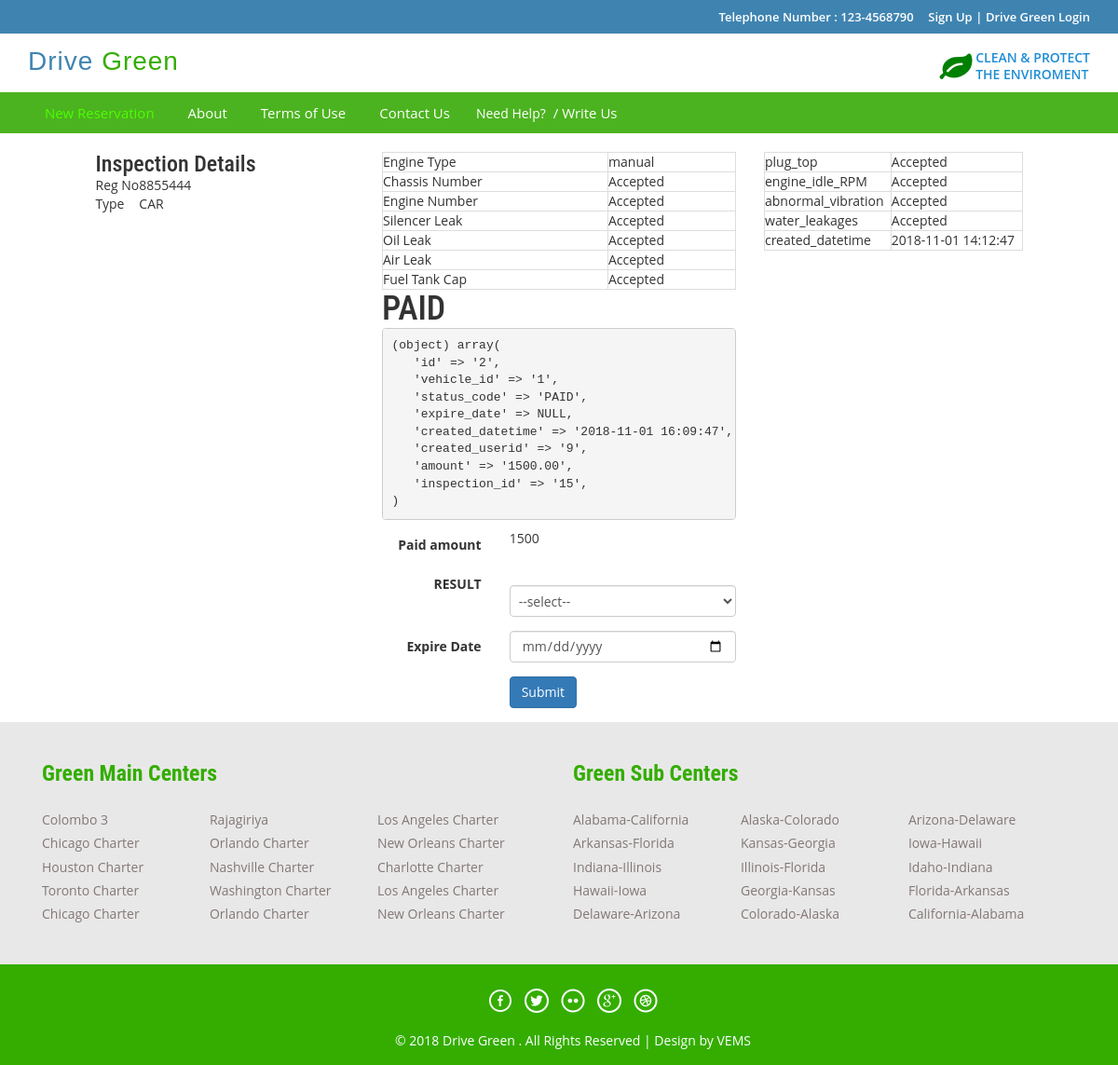
/Payment_Controller/loadPayment/15, run on an earlier commit of the app's database.
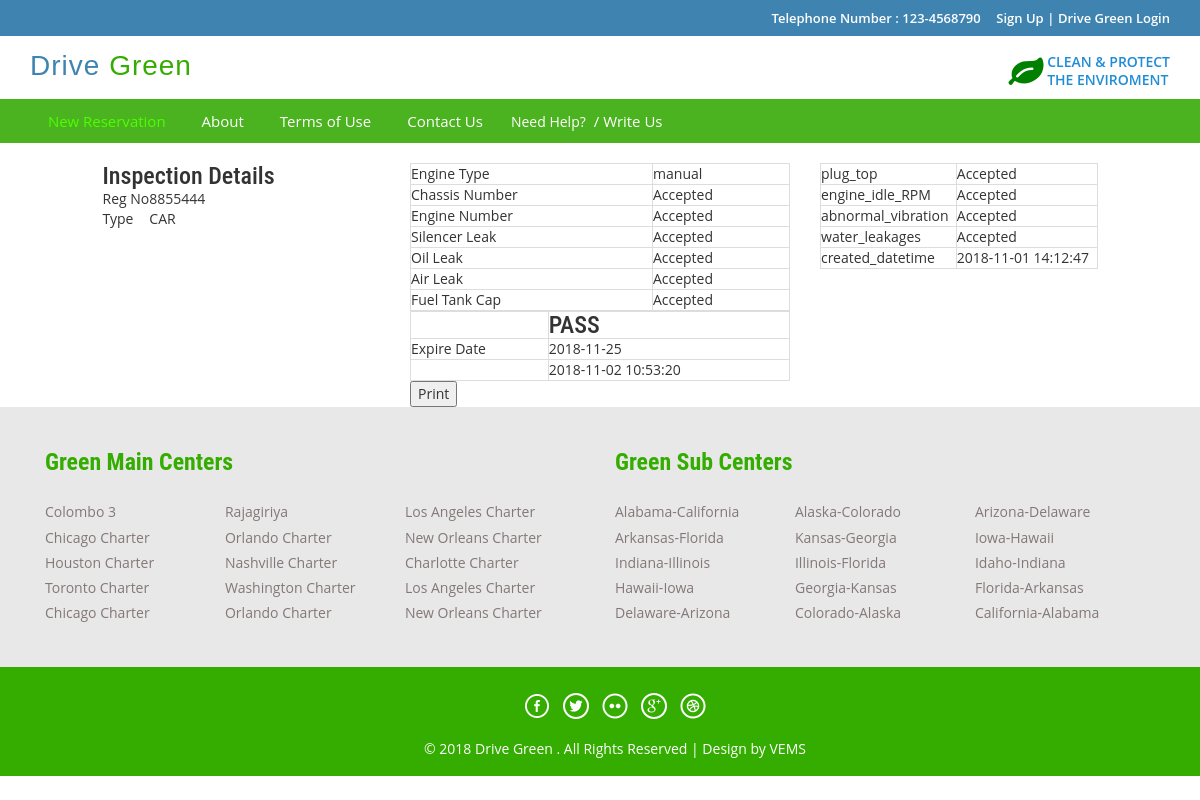
And on a later commit of the database.
### tables this page shows
CREATE TABLE `dg_inspection` (
  `id` int(5) NOT NULL AUTO_INCREMENT,
  `vehicle_id` int(5) DEFAULT NULL,
  `engine_type` varchar(10) DEFAULT NULL,
  `chassis_number` varchar(20) DEFAULT NULL,
  `engine_number` varchar(20) DEFAULT NULL,
  `silencer_leak` varchar(20) DEFAULT NULL,
  `oil_leak` varchar(20) DEFAULT NULL,
  `air_leak` varchar(20) DEFAULT NULL,
  `fuel_tank_cap` varchar(20) DEFAULT NULL,
  `plug_top` varchar(20) DEFAULT NULL,
  `engine_idle_RPM` varchar(20) DEFAULT NULL,
  `abnormal_vibration` varchar(20) DEFAULT NULL,
  `water_leakages` varchar(20) DEFAULT NULL,
  `created_datetime` timestamp NULL DEFAULT current_timestamp(),
  `created_user` int(5) DEFAULT NULL,
  `inspec_result` varchar(20) DEFAULT NULL,
  `booking_id` int(5) DEFAULT 0,
  `center_id` int(5) DEFAULT NULL,
  PRIMARY KEY (`id`),
  KEY `FK_dg_inspection_engine` (`engine_type`),
  KEY `FK_dg_inspection_user` (`created_user`),
  KEY `FK_dg_inspection_booking` (`booking_id`),
  CONSTRAINT `FK_dg_inspection_booking` FOREIGN KEY (`booking_id`) REFERENCES `dg_booking` (`id`),
  CONSTRAINT `FK_dg_inspection_engine` FOREIGN KEY (`engine_type`) REFERENCES `dg_engine` (`engine_type`),
  CONSTRAINT `FK_dg_inspection_user` FOREIGN KEY (`created_user`) REFERENCES `dg_user` (`id`)
);

CREATE TABLE `dg_vehicle` (
  `id` int(5) NOT NULL AUTO_INCREMENT,
  `manufac_year` int(5) DEFAULT NULL,
  `stroke` int(5) DEFAULT NULL,
  `reg_no` varchar(30) DEFAULT NULL,
  `type_code` varchar(10) DEFAULT NULL,
  `fual_type` varchar(10) DEFAULT NULL,
  `brand_code` varchar(10) DEFAULT NULL,
  `customer_id` int(5) DEFAULT NULL,
  `created_datetime` timestamp NULL DEFAULT current_timestamp(),
  `created_userid` int(5) DEFAULT NULL,
  PRIMARY KEY (`id`),
  KEY `FK_dg_vehicle_fual` (`fual_type`),
  KEY `FK_dg_vehicle_brand` (`brand_code`),
  KEY `FK_dg_vehicle_type` (`type_code`),
  CONSTRAINT `FK_dg_vehicle_brand` FOREIGN KEY (`brand_code`) REFERENCES `dg_vehicle_brand` (`brand_code`),
  CONSTRAINT `FK_dg_vehicle_fual` FOREIGN KEY (`fual_type`) REFERENCES `dg_fual` (`fual_type`),
  CONSTRAINT `FK_dg_vehicle_type` FOREIGN KEY (`type_code`) REFERENCES `dg_vehicle_type` (`type_code`)
);

CREATE TABLE `dg_payment` (
  `id` int(5) NOT NULL AUTO_INCREMENT,
  `vehicle_id` int(5) DEFAULT NULL,
  `status_code` varchar(10) DEFAULT NULL,
  `expire_date` varchar(20) DEFAULT NULL,
  `created_datetime` timestamp NULL DEFAULT current_timestamp(),
  `created_userid` int(5) DEFAULT NULL,
  `amount` decimal(10,2) DEFAULT NULL,
  `inspection_id` int(5) DEFAULT NULL,
  PRIMARY KEY (`id`),
  KEY `FK_dg_payment` (`vehicle_id`),
  KEY `FK_dg_payment_inspection` (`inspection_id`),
  CONSTRAINT `FK_dg_payment` FOREIGN KEY (`vehicle_id`) REFERENCES `dg_vehicle` (`id`),
  CONSTRAINT `FK_dg_payment_inspection` FOREIGN KEY (`inspection_id`) REFERENCES `dg_inspection` (`id`)
);

### application/controllers/Payment_Controller.php (called while the page is built, shortened)
<?php
class Payment_Controller extends CI_Controller {
    public function loadPayment($token) {
        $this->load->model(array('Inspection', 'Payment'));
        $inspection = new Inspection();
          $payment0 = new Payment();
        $inspectionDetail = $inspection->getInspectionDetail($token);
        $data['inspectionDetail'] = $inspectionDetail[0];
            switch ($inspectionDetail[0]->type_code) {
                case "CAR":
                    $data['charge_amount'] = '1500';
                    break;
            }
        if ($inspectionDetail[0]->inspec_result == 'PAID' || $inspectionDetail[0]->inspec_result == 'RESULT') {
           $paymentDetails = $payment0->getPaymentByInspetionID($token);
           $data['paymentDetails'] = $paymentDetails[0];
        }
        $this->load->view('staff/payment', $data);
    }
}

### index.php (called while the page is built, shortened)
<?php
require_once BASEPATH.'core/CodeIgniter.php';

### application/models/Inspection.php (called while the page is built, shortened)
<?php
class Inspection extends MY_Model {
    public function getInspectionDetail($inspection_id) {
        $this->db->select('dg_inspection.*,dg_vehicle.reg_no,dg_vehicle.type_code');
        $this->db->from('dg_inspection');
        $this->db->join('dg_vehicle', 'dg_vehicle.id = dg_inspection.vehicle_id');
        $where = " dg_inspection.id = '" . $inspection_id . "'";
        $this->db->where($where);
        $query = $this->db->get();
        if ($query->num_rows() > 0) {
            return $query->result();
        } else {
            return FALSE;
        }
    }
}

### application/models/Payment.php (called while the page is built, shortened)
<?php
class Payment extends MY_Model {
    public function getPaymentByInspetionID($inspection_id) {
        $this->db->select('dg_payment.*');
        $this->db->from('dg_payment');
        $where = " inspection_id = '" . $inspection_id . "'";
        $this->db->where($where);
        $query = $this->db->get();
        if ($query->num_rows() > 0) {
            return $query->result();
        } else {
            return FALSE;
        }
    }
}

### application/views/staff/payment.php (the view, shortened to what the rows shown need)
<!DOCTYPE HTML>
<html>
    <head>
    </head>
    <body>
        <br>
        <div  id="printDiv">
            <div class="row">
                <div class="col-md-3">
                    <table border="0">
                        <tbody>
                            <tr>
                                <td>Reg No</td>
                                <td><?= $inspectionDetail->reg_no ?></td>
                            </tr>
                            <tr>
                                <td>Type</td>
                                <td><?= $inspectionDetail->type_code ?></td>
                            </tr>
                        </tbody>
                    </table>
                </div>
                <div class="col-md-4">
                    <table class="table-bordered" style="width: 100%">
                        <tbody>
                            <tr>
                                <td>Engine Type</td>
                                <td><?= $inspectionDetail->engine_type ?></td>
                            </tr>
                            <tr>
                                <td>Chassis Number</td>
                                <td><?= $inspectionDetail->chassis_number ?></td>
                            </tr>
                            <tr>
                                <td>Engine Number</td>
                                <td><?= $inspectionDetail->engine_number ?></td>
                            </tr>
                            <tr>
                                <td>Silencer Leak</td>
                                <td><?= $inspectionDetail->silencer_leak ?></td>
                            </tr>
                            <tr>
                                <td>Oil Leak</td>
                                <td><?= $inspectionDetail->oil_leak ?></td>
                            </tr>
                            <tr>
                                <td>Air Leak</td>
                                <td><?= $inspectionDetail->air_leak ?></td>
                            </tr>
                            <tr>
                                <td>Fuel Tank Cap</td>
                                <td><?= $inspectionDetail->fuel_tank_cap ?></td>
                            </tr>
                        </tbody>
                    </table>
                </div>
                <div class="col-md-3">
                    <table class="table-bordered" style="width: 100%">
                        <tbody>
                            <tr>
                                <td>plug_top</td>
                                <td><?= $inspectionDetail->plug_top ?></td>
                            </tr>
                            <tr>
                                <td>engine_idle_RPM</td>
                                <td><?= $inspectionDetail->engine_idle_RPM ?></td>
                            </tr>
                            <tr>
                                <td>abnormal_vibration</td>
                                <td><?= $inspectionDetail->abnormal_vibration ?></td>
                            </tr>
                            <tr>
                                <td>water_leakages</td>
                                <td><?= $inspectionDetail->water_leakages ?></td>
                            </tr>
                            <tr>
                                <td>created_datetime</td>
                                <td><?= $inspectionDetail->created_datetime ?></td>
                            </tr>
                        </tbody>
                    </table>
                </div>
            </div>
            <div class="row" id="printDiv">
                <div class="col-md-4">
                    <?php
                    if ($inspectionDetail->inspec_result == 'RESULT') {
                        ?>
                        <table border="0" class="table-bordered" style="width: 100%">
                            <tbody>
                                <tr>
                                    <td></td>
                                    <td><h3><?= $paymentDetails->status_code ?></h3></td>
                                </tr>
                                <tr>
                                    <td>Expire Date</td>
                                    <td><?= $paymentDetails->expire_date ?></td>
                                </tr>
                                <tr>
                                    <td></td>
                                    <td><?= $paymentDetails->created_datetime ?></td>
                                </tr>
                            </tbody>
                        </table>
                        <input type="button" name="" value="Print" onclick="printDiv('printDiv')" />
                    <?php }
                    ?>
                </div>
            </div>
        </div>
        <?php if ($inspectionDetail->inspec_result == 'ACCEPT') {
            ?>
            <div class="row">
                <div class="col-md-4"></div>
                <div class="col-md-4">
                    <h1><?= $inspectionDetail->inspec_result ?> </h1>
                    <form action="<?= base_url('Payment_Controller/payment') ?>" method="post">
                        <div class="form-group">
                            <label for="text1" class="control-label col-xs-4">Payment Amount</label>
                            <div class="col-xs-8">
                                <input id="text1" name="vehicle_id" type="hidden" value="<?= $inspectionDetail->vehicle_id ?>" class="form-control">
                                <input id="text1" name="inspection_id" type="hidden" value="<?= $inspectionDetail->id ?>" class="form-control">
                                <input id="text1" name="amount" type="hidden" value="<?= $charge_amount ?>" class="form-control">
                                <h2><?= $charge_amount ?>/=</h2>
                            </div>
                        </div>
                        <div class="form-group row">
                            <div class="col-xs-offset-4 col-xs-8">
                                <button name="submit" type="submit" class="btn btn-primary">Submit</button>
                            </div>
                        </div>
                    </form>
                </div>
                <div class="col-md-4"></div>
            </div>
        <?php } else if ($inspectionDetail->inspec_result == 'PAID') {
            ?>
            <div class="row">
                <div class="col-md-4"></div>
                <div class="col-md-4">
                    <h1><?= $inspectionDetail->inspec_result ?> </h1>
                    <form class="form-horizontal" action="<?= base_url('Inspection_Controller/setFianlResult') ?>" method="post">
                        <?php echo '<tt><pre>' . var_export($paymentDetails, TRUE) . '</pre></tt>'; ?>
                        <div class="form-group">
                            <label for="text1" class="control-label col-xs-4">Paid amount</label>
                            <div class="col-xs-8">
                                <?= $charge_amount ?>
                            </div>
                        </div>
                        <div class="form-group">
                            <label for="text" class="control-label col-xs-4">RESULT</label>
                            <div class="col-xs-8">
                                <select name="status_code" class="form-control" required="">
                                    <option value="">--select--</option>
                                </select>
                            </div>
                        </div>
                        <div class="form-group">
                            <label for="s" class="control-label col-xs-4">Expire Date</label>
                            <div class="col-xs-8">
                                <input id="s" name="expire_date" required="" type="date" class="form-control">
                            </div>
                        </div>
                        <div class="form-group row">
                            <div class="col-xs-offset-4 col-xs-8">
                                <button name="submit" type="submit" class="btn btn-primary">Submit</button>
                            </div>
                        </div>
                    </form></div>
                <div class="col-md-4"></div>
            </div>
        <?php }
        ?>
    </body>
</html>

What changed in the data, as far as the page shows it:
changed dg_inspection "manual": inspec_result "PAID" → (not shown)
added dg_payment: status_code "PASS", expire_date "2018-11-25", created_datetime "2018-11-02 10:53:20"
Also different on the page:
form field value: (not shown) → "Print"
var_export($paymentDetails, TRUE): "(object) array( 'id' => '2', 'vehicle_id' => '1', 'status_code' => 'PAID', 'expire_date' => NULL, 'created_datetime' => '2018-11-01 16:09:47', 'created_userid' => '9', 'amount' => '1500.00', 'inspection_id' => '15', )" → (not shown)
$charge_amount: "1500" → (not shown)
form field status_code: "--select--" → (not shown)
text no longer shown: "Paid amount RESULT Submit"
